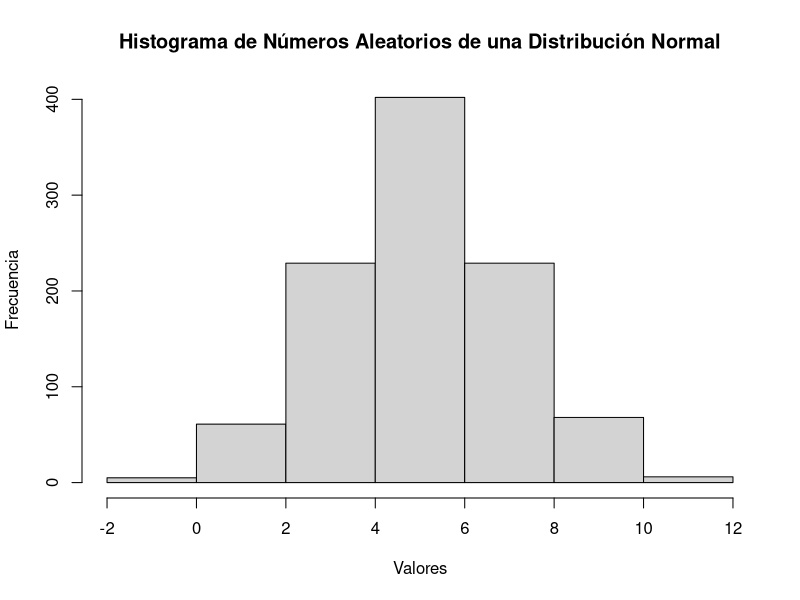

Source code (R):
# Fijar la semilla para reproducibilidad
set.seed(123)

# Generar 1000 números aleatorios con media 5 y desviación estándar 2
random_numbers <- rnorm(1000, mean = 5, sd = 2)

# Crear un histograma
hist(random_numbers, breaks = 5, main = "Histograma de Números Aleatorios de una Distribución Normal",
     xlab = "Valores", ylab = "Frecuencia")

# Calcular y mostrar la media y la desviación estándar de los números generados
generated_mean <- mean(random_numbers)
generated_sd <- sd(random_numbers)
cat("Media generada:", generated_mean, "\n")
cat("Desviación estándar generada:", generated_sd, "\n")
